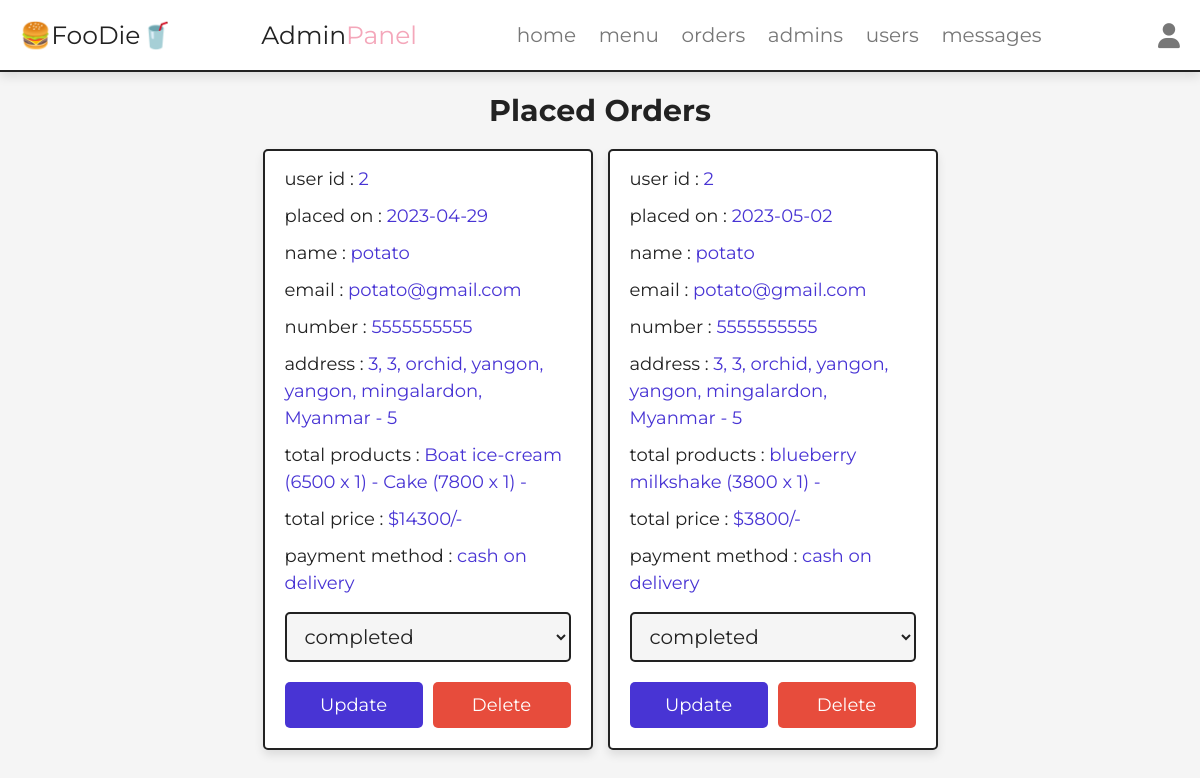
Before: /admin/placed_orders.php (signed in) with the older database file.
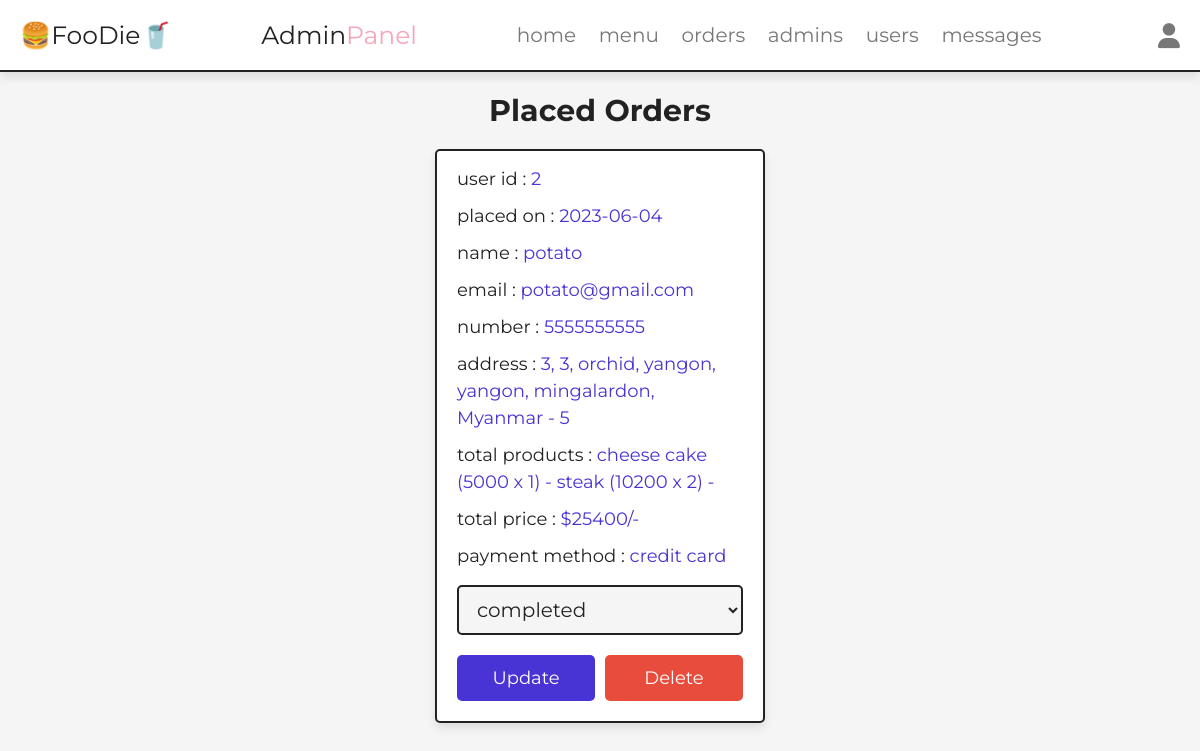
After: the same page with the newer database file.
### tables this page shows
CREATE TABLE `orders` (
  `id` int(100) NOT NULL,
  `user_id` int(100) NOT NULL,
  `name` varchar(20) NOT NULL,
  `number` varchar(10) NOT NULL,
  `email` varchar(50) NOT NULL,
  `method` varchar(50) NOT NULL,
  `address` varchar(500) NOT NULL,
  `total_products` varchar(1000) NOT NULL,
  `total_price` int(100) NOT NULL,
  `placed_on` date NOT NULL DEFAULT current_timestamp(),
  `payment_status` varchar(20) NOT NULL DEFAULT 'pending'
);

### admin/placed_orders.php (the view, shortened to what this page needs)
<?php
include '../components/connect.php';
?>
<!DOCTYPE html>
<html lang="en">
<head>
   <link rel="stylesheet" href="https://cdnjs.cloudflare.com/ajax/libs/font-awesome/6.1.1/css/all.min.css">
   <link rel="stylesheet" href="../css/admin_style.css">
</head>
<body>
<?php include '../components/admin_header.php' ?>
<section class="placed-orders">
   <h1 class="heading">placed orders</h1>
   <div class="box-container">
   <?php
      $select_orders = $conn->prepare("SELECT * FROM `orders`");
      $select_orders->execute();
      if($select_orders->rowCount() > 0){
         while($fetch_orders = $select_orders->fetch(PDO::FETCH_ASSOC)){
   ?>
   <div class="box">
      <p> user id : <span><?= $fetch_orders['user_id']; ?></span> </p>
      <p> placed on : <span><?= $fetch_orders['placed_on']; ?></span> </p>
      <p> name : <span><?= $fetch_orders['name']; ?></span> </p>
      <p> email : <span><?= $fetch_orders['email']; ?></span> </p>
      <p> number : <span><?= $fetch_orders['number']; ?></span> </p>
      <p> address : <span><?= $fetch_orders['address']; ?></span> </p>
      <p> total products : <span><?= $fetch_orders['total_products']; ?></span> </p>
      <p> total price : <span>$<?= $fetch_orders['total_price']; ?>/-</span> </p>
      <p> payment method : <span><?= $fetch_orders['method']; ?></span> </p>
      <form action="" method="POST">
         <select name="payment_status" class="drop-down">
            <option value="" selected disabled><?= $fetch_orders['payment_status']; ?></option>
         </select>
         <div class="flex-btn">
            <input type="submit" value="update" class="btn" name="update_payment">
            <a href="placed_orders.php?delete=<?= $fetch_orders['id']; ?>" class="delete-btn" onclick="return confirm('delete this order?');">delete</a>
         </div>
      </form>
   </div>
   <?php
      }
   }else{
      echo '<p class="empty">no orders placed yet!</p>';
   }
   ?>
   </div>
</section>
</body>
</html>

Changed rows visible on the page:
removed orders: user "2", placed_on "2023-04-29", name "potato", email "potato@gmail.com", number "5555555555", address "3, 3, orchid, yangon, yangon, mingalardon, Myanmar - 5", total_products "Boat ice-cream (6500 x 1) - Cake (7800 x 1) -", total_price "14300", method "cash on delivery", payment_status "completed"
removed orders: user "2", placed_on "2023-05-02", name "potato", email "potato@gmail.com", number "5555555555", address "3, 3, orchid, yangon, yangon, mingalardon, Myanmar - 5", total_products "blueberry milkshake (3800 x 1) -", total_price "3800", method "cash on delivery", payment_status "completed"
added orders: user "2", placed_on "2023-06-04", name "potato", email "potato@gmail.com", number "5555555555", address "3, 3, orchid, yangon, yangon, mingalardon, Myanmar - 5", total_products "cheese cake (5000 x 1) - steak (10200 x 2) -", total_price "25400", method "credit card", payment_status "completed"
